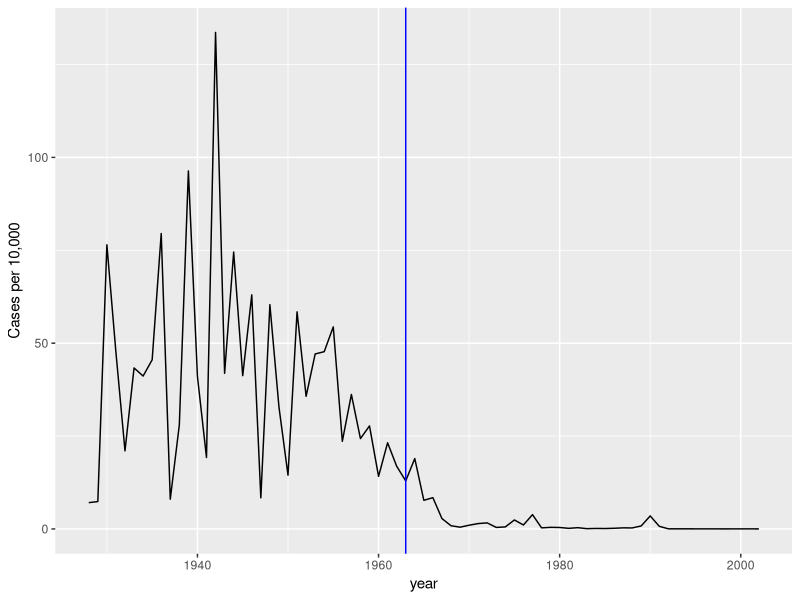
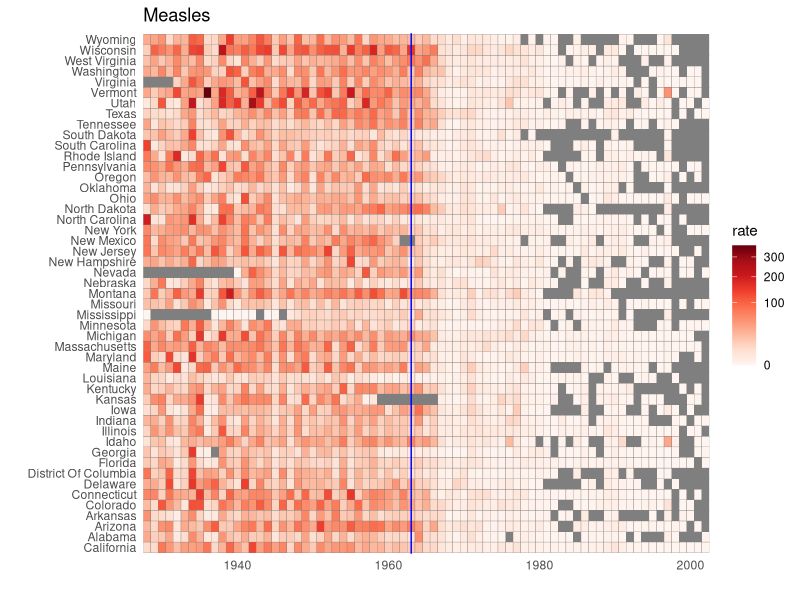
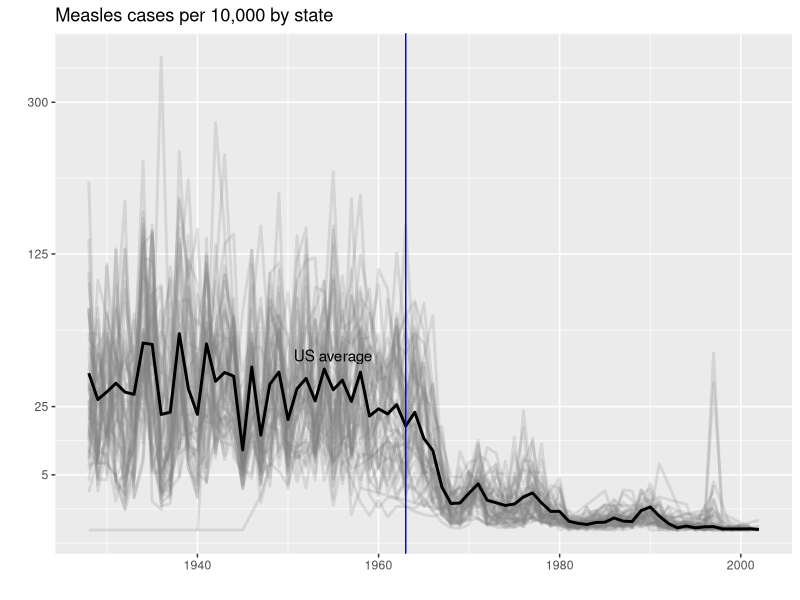

Generate these figures, in order, with R:
# we can encode a third variable in plots using either color hue or shape
# lets plot the measles rate in the US by year and state to see the effect that
# the introduction of the vaccine in 1963 had
library(tidyverse)
library(dslabs)
data(us_contagious_diseases)

# assign dat to the rate per 10,000 of measles, removing Alaska and Hawaii
# and adjusting for weeks reporting
dat <- us_contagious_diseases %>%
  filter(!state %in% c("Hawaii", "Alaska") & disease == "Measles") %>%
  mutate(rate = count / population * 10000 * 52/weeks_reporting) %>%
  mutate(state = reorder(state, rate, FUN=mean))

# plot disease rates per year in California
dat %>% filter(state == "California" & !is.na(rate)) %>%
  ggplot(aes(year, rate)) +
  geom_line() + ylab("Cases per 10,000") +
  geom_vline(xintercept = 1963, col = "blue")

# tile plot of disease rate by state and year
dat %>% ggplot(aes(year, state, fill = rate)) +
  geom_tile(color = "grey50") +
  scale_x_continuous(expand = c(0,0)) +
  scale_fill_gradientn(colors = RColorBrewer::brewer.pal(9, "Reds"), trans = "sqrt") +
  geom_vline(xintercept = 1963, col = "blue") +
  theme_minimal() + theme(panel.grid = element_blank()) +
  ggtitle("Measles") + xlab("") + ylab("")

# line plot of measles rate by state and year
avg <- us_contagious_diseases %>% filter(disease == "Measles") %>% group_by(year) %>%
  summarize(us_rate = sum(count, na.rm = TRUE)/sum(population, na.rm=TRUE)*10000)

# make line plot of measles rate by year by state
dat %>% filter(!is.na(rate)) %>% ggplot() +
  geom_line(aes(year, rate, group = state), color = "grey50",
            show.legend = FALSE, alpha= 0.2, size = 1) +
  geom_line(mapping = aes(year, us_rate), data = avg, size = 1, color = "black") +
  scale_y_continuous(trans = "sqrt", breaks = c(5, 25, 125, 300)) +
  ggtitle("Measles cases per 10,000 by state") +
  xlab("") + ylab("") +
  geom_text(data = data.frame(x = 1955, y = 50), mapping = aes(x, y, label = "US average"),
            color = "black") +
  geom_vline(xintercept = 1963, col = "blue")
